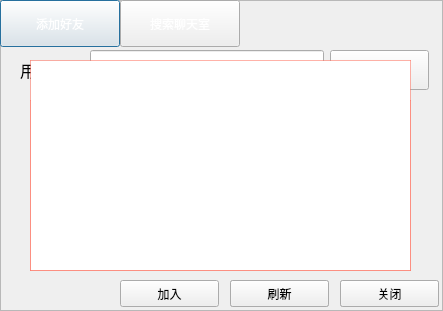
<?xml version="1.0" encoding="UTF-8"?>
<ui version="4.0">
 <class>SearchDlg</class>
 <widget class="QDialog" name="SearchDlg">
  <property name="geometry">
   <rect>
    <x>0</x>
    <y>0</y>
    <width>443</width>
    <height>311</height>
   </rect>
  </property>
  <property name="windowTitle">
   <string>Dialog</string>
  </property>
  <widget class="QFrame" name="frame">
   <property name="geometry">
    <rect>
     <x>0</x>
     <y>0</y>
     <width>443</width>
     <height>311</height>
    </rect>
   </property>
   <property name="styleSheet">
    <string notr="true">border-image: url(:/pixmap/image/search_bg.png);</string>
   </property>
   <property name="frameShape">
    <enum>QFrame::StyledPanel</enum>
   </property>
   <property name="frameShadow">
    <enum>QFrame::Raised</enum>
   </property>
  </widget>
  <widget class="QPushButton" name="friendTabButton">
   <property name="geometry">
    <rect>
     <x>0</x>
     <y>0</y>
     <width>120</width>
     <height>47</height>
    </rect>
   </property>
   <property name="styleSheet">
    <string notr="true">border-image: url(:/pixmap/image/transparent.png);
color: rgb(255, 255, 255);</string>
   </property>
   <property name="text">
    <string>添加好友</string>
   </property>
   <property name="icon">
    <iconset resource="../pixmap.qrc">
     <normaloff>:/pixmap/image/addFriendIco.png</normaloff>:/pixmap/image/addFriendIco.png</iconset>
   </property>
  </widget>
  <widget class="QPushButton" name="roomTabButton">
   <property name="geometry">
    <rect>
     <x>120</x>
     <y>0</y>
     <width>120</width>
     <height>47</height>
    </rect>
   </property>
   <property name="styleSheet">
    <string notr="true">border-image: url(:/pixmap/image/transparent.png);
color: rgb(255, 255, 255);</string>
   </property>
   <property name="text">
    <string>搜索聊天室</string>
   </property>
   <property name="icon">
    <iconset resource="../pixmap.qrc">
     <normaloff>:/pixmap/image/searchRoomIco.png</normaloff>:/pixmap/image/searchRoomIco.png</iconset>
   </property>
  </widget>
  <widget class="QWidget" name="friendTab" native="true">
   <property name="geometry">
    <rect>
     <x>0</x>
     <y>50</y>
     <width>443</width>
     <height>260</height>
    </rect>
   </property>
   <widget class="QPushButton" name="sarchUserButton">
    <property name="geometry">
     <rect>
      <x>330</x>
      <y>0</y>
      <width>99</width>
      <height>40</height>
     </rect>
    </property>
    <property name="font">
     <font>
      <pointsize>14</pointsize>
     </font>
    </property>
    <property name="styleSheet">
     <string notr="true">border-image: url(:/pixmap/image/searchButton.png);
color: rgb(255, 255, 255);</string>
    </property>
    <property name="text">
     <string>搜索</string>
    </property>
   </widget>
   <widget class="QPushButton" name="addFriendButton">
    <property name="geometry">
     <rect>
      <x>230</x>
      <y>230</y>
      <width>99</width>
      <height>27</height>
     </rect>
    </property>
    <property name="styleSheet">
     <string notr="true">border-image: url(:/pixmap/image/button.png);</string>
    </property>
    <property name="text">
     <string>添加好友</string>
    </property>
   </widget>
   <widget class="QPushButton" name="closeFriendTabButton">
    <property name="geometry">
     <rect>
      <x>340</x>
      <y>230</y>
      <width>99</width>
      <height>27</height>
     </rect>
    </property>
    <property name="styleSheet">
     <string notr="true">border-image: url(:/pixmap/image/button.png);</string>
    </property>
    <property name="text">
     <string>关闭</string>
    </property>
   </widget>
   <widget class="QLineEdit" name="userNameLineEdit">
    <property name="geometry">
     <rect>
      <x>90</x>
      <y>0</y>
      <width>234</width>
      <height>40</height>
     </rect>
    </property>
    <property name="styleSheet">
     <string notr="true">border-image: url(:/pixmap/image/pw.png);</string>
    </property>
   </widget>
   <widget class="QLabel" name="userNameLabel">
    <property name="geometry">
     <rect>
      <x>20</x>
      <y>0</y>
      <width>61</width>
      <height>40</height>
     </rect>
    </property>
    <property name="font">
     <font>
      <pointsize>12</pointsize>
     </font>
    </property>
    <property name="text">
     <string>用户名：</string>
    </property>
   </widget>
   <widget class="QListView" name="searchUserlistView">
    <property name="geometry">
     <rect>
      <x>30</x>
      <y>50</y>
      <width>381</width>
      <height>171</height>
     </rect>
    </property>
    <property name="styleSheet">
     <string notr="true">background-image: url(:/pixmap/image/transparent.png);
border-width: 1px;
   border-style: solid;
   
border-color: rgba(255, 124, 107, 150);
</string>
    </property>
    <property name="editTriggers">
     <set>QAbstractItemView::NoEditTriggers</set>
    </property>
    <property name="dragEnabled">
     <bool>false</bool>
    </property>
    <property name="dragDropMode">
     <enum>QAbstractItemView::NoDragDrop</enum>
    </property>
    <property name="defaultDropAction">
     <enum>Qt::IgnoreAction</enum>
    </property>
   </widget>
  </widget>
  <widget class="QWidget" name="roomTab" native="true">
   <property name="geometry">
    <rect>
     <x>-10</x>
     <y>50</y>
     <width>451</width>
     <height>260</height>
    </rect>
   </property>
   <widget class="QPushButton" name="closeRoomTabButton">
    <property name="geometry">
     <rect>
      <x>350</x>
      <y>230</y>
      <width>99</width>
      <height>27</height>
     </rect>
    </property>
    <property name="styleSheet">
     <string notr="true">border-image: url(:/pixmap/image/button.png);</string>
    </property>
    <property name="text">
     <string>关闭</string>
    </property>
   </widget>
   <widget class="QPushButton" name="refreshButton">
    <property name="geometry">
     <rect>
      <x>240</x>
      <y>230</y>
      <width>99</width>
      <height>27</height>
     </rect>
    </property>
    <property name="styleSheet">
     <string notr="true">border-image: url(:/pixmap/image/button.png);</string>
    </property>
    <property name="text">
     <string>刷新</string>
    </property>
   </widget>
   <widget class="QPushButton" name="joinRoomButton">
    <property name="geometry">
     <rect>
      <x>130</x>
      <y>230</y>
      <width>99</width>
      <height>27</height>
     </rect>
    </property>
    <property name="styleSheet">
     <string notr="true">border-image: url(:/pixmap/image/button.png);</string>
    </property>
    <property name="text">
     <string>加入</string>
    </property>
   </widget>
   <widget class="QListView" name="searchRoomListView">
    <property name="geometry">
     <rect>
      <x>40</x>
      <y>10</y>
      <width>381</width>
      <height>211</height>
     </rect>
    </property>
    <property name="styleSheet">
     <string notr="true">background-image: url(:/pixmap/image/transparent.png);
border-width: 1px;
   border-style: solid;
   
border-color: rgba(255, 124, 107, 150);
</string>
    </property>
    <property name="editTriggers">
     <set>QAbstractItemView::NoEditTriggers</set>
    </property>
    <property name="dragEnabled">
     <bool>false</bool>
    </property>
    <property name="dragDropMode">
     <enum>QAbstractItemView::NoDragDrop</enum>
    </property>
    <property name="defaultDropAction">
     <enum>Qt::IgnoreAction</enum>
    </property>
   </widget>
  </widget>
 </widget>
 <resources>
  <include location="../pixmap.qrc"/>
 </resources>
 <connections/>
</ui>
